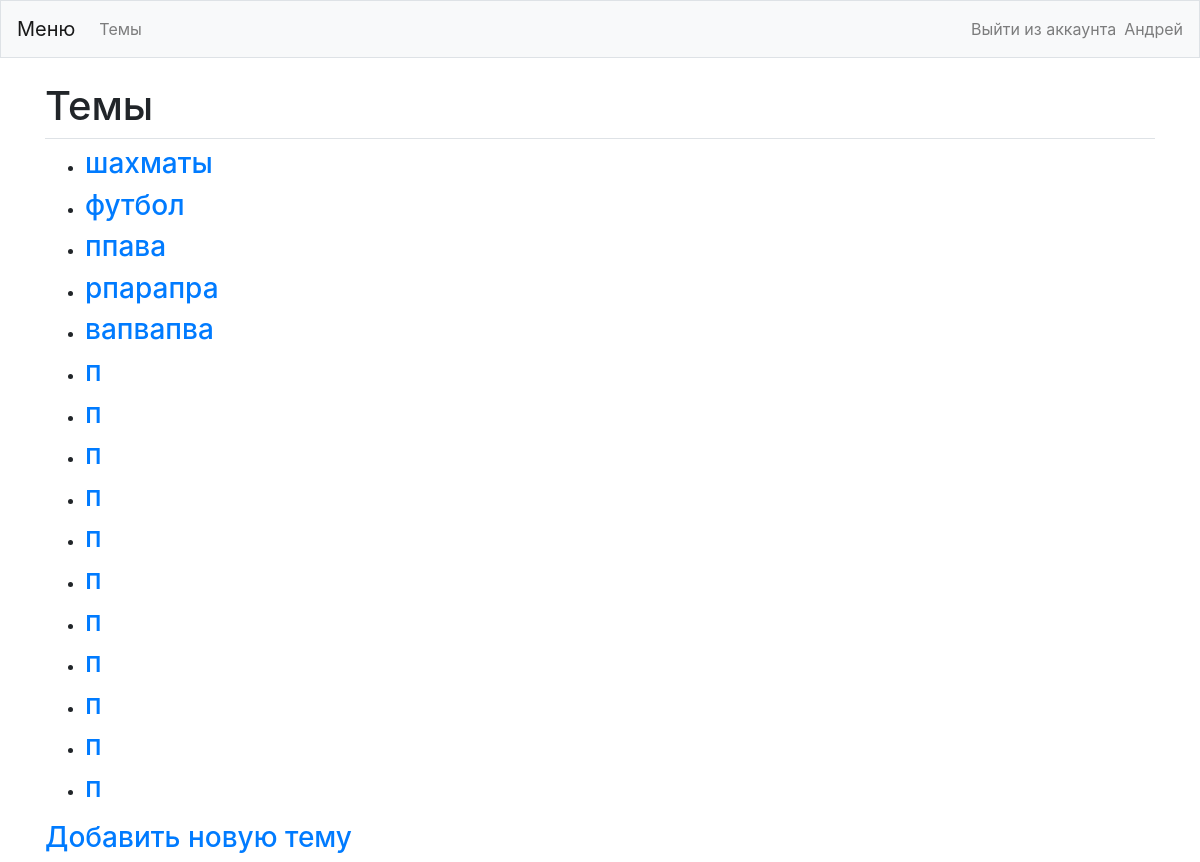
Page /topics/ (signed in) on the committed database.
### blog/models.py (models this page shows)
class Topic(models.Model):
	text = models.CharField(max_length=200)
	date_added = models.DateTimeField(auto_now_add=True)
	owner = models.ForeignKey(User, on_delete=models.CASCADE)
	def __str__(self):
		return self.text

### blog/views.py (the view)
# urls.py: path('topics/', views.topics, name='topics'),
@login_required
def topics(request):
	topics = Topic.objects.filter(owner=request.user).order_by('date_added')
	context = {'topics': topics}
	return render(request, 'blog/topics.html', context)

### blog/templates/blog/topics.html
{% extends "blog/base.html" %}
{% block page_header %}
  <h1>Темы</h1>
{% endblock page_header %}
{% block content %}
  <ul>
    {% for topic in topics %}
      <li><h3>
        <a href="{% url 'blog:topic' topic.id %}">{{ topic }}</a>
      </h3></li>
    {% empty %}
      <li><h3>Темы ещё не добавлены</h3></li>
    {% endfor %}
  </ul>
  <h3><a href="{% url 'blog:new_topic' %}">Добавить новую тему</h3>
{% endblock content %}

### blog/templates/blog/base.html (shortened to what this page needs)
{% load bootstrap4 %}
<!doctype html>
<html lang="en">
<head>
  {% bootstrap_css %}
</head>
<body>
  <nav class="navbar navbar-expand-md navbar-light bg-light mb-4 border">
    <a class="navbar-brand" href="{% url 'blog:index'%}">
        Меню</a>
    <div class="collapse navbar-collapse" id="navbarCollapse">
      <ul class="navbar-nav mr-auto">
        <li class="nav-item">
          <a class="nav-link" href="{% url 'blog:topics'%}">
              Темы</a></li>
      </ul>
      <ul class="navbar-nav ml-auto">
        {% if user.is_authenticated %}
          <li class="nav-item">
            <a class="nav-link" href="{% url 'users:logout' %}">Выйти из аккаунта</a>
          </li>
          <li class="nav-item">
            <span class="navbar-text"}">{{ user.username }}</span>
          </li>
	{% endif %}
      </ul>
    </div>
  </nav>
  <main role ="main" class="container">
    <div class="pb=2 mb-2 border-bottom">
      {% block page_header %}{% endblock page_header %}
    </div>
    <div>
      {% block content %}{% endblock content %}
    </div>
  </main>
</body>
</html>

### rows in the picture
Topic: text "шахматы"
Topic: text "футбол"
Topic: text "ппава"
Topic: text "рпарапра"
Topic: text "вапвапва"
Topic: text "п"
Topic: text "п"
Topic: text "п"
Topic: text "п"
Topic: text "п"
Topic: text "п"
Topic: text "п"
Topic: text "п"
Topic: text "п"
Topic: text "п"
Topic: text "п"

### other values in the picture
{{ user.username }} "Андрей"
